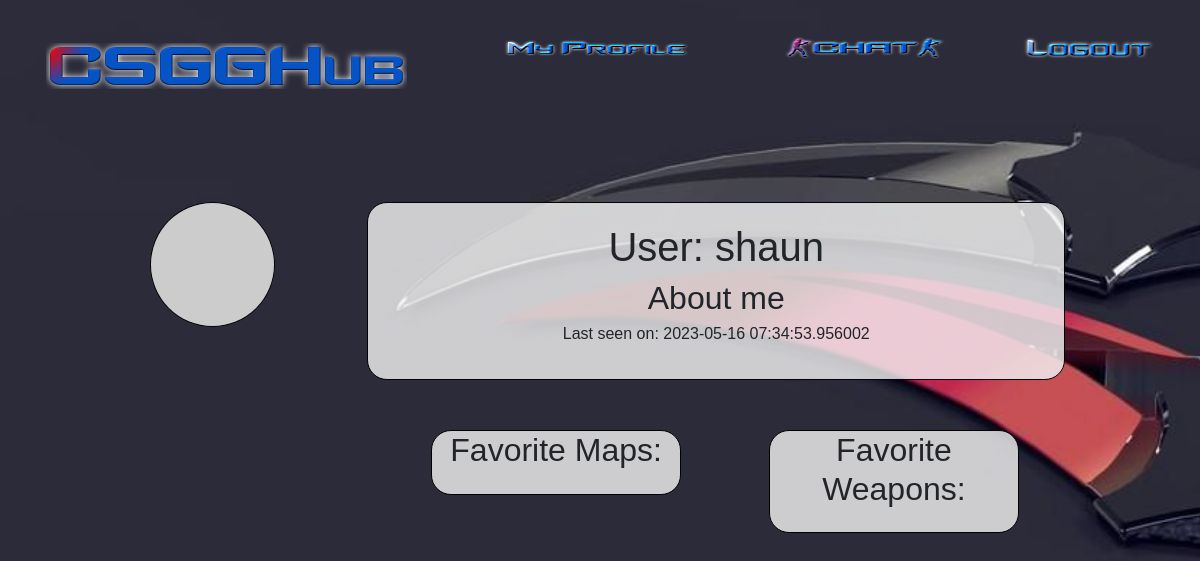
Page /profile/shaun (signed in) on the earlier database version.
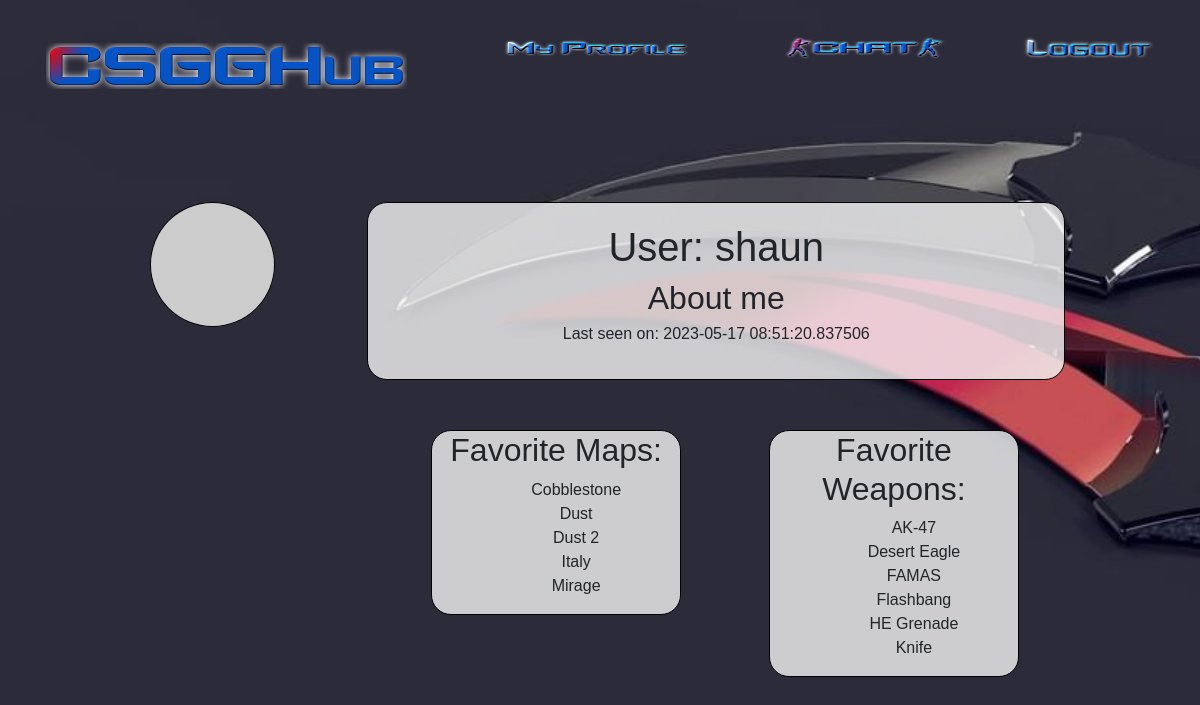
Same page on the later database version.
### app/models.py (models this page shows, shortened)
class User(UserMixin, db.Model):
    id = db.Column(db.Integer, primary_key=True)
    username = db.Column(db.String(64), index=True, unique=True)
    email = db.Column(db.String(120), index=True, unique=True)
    password_hash = db.Column(db.String(128))
    rank_id = db.Column(db.Integer, db.ForeignKey('rank.id'))
    private = db.Column(db.Boolean, default=False)
    chat = db.relationship('Chat', backref='author', lazy='dynamic')
    created_rooms = db.relationship('ChatRoom', backref='creator', lazy='dynamic')
    fav_weapons = db.relationship('FavWeapon', backref='user', lazy='dynamic')
    fav_maps = db.relationship('FavMap', backref='user', lazy='dynamic')
    about_me = db.Column(db.String(300))
    last_seen = db.Column(db.DateTime, default=datetime.utcnow)
    def avatar(self, size):
        digest = md5(self.email.lower().encode('utf-8')).hexdigest()
        return 'https://www.gravatar.com/avatar/{}?d=identicon&s={}'.format(
            digest, size)

class FavMap(db.Model):
    id = db.Column(db.Integer, primary_key=True)
    user_id = db.Column(db.Integer, db.ForeignKey('user.id'))
    map_id = db.Column(db.Integer, db.ForeignKey('map.id'))

class Map(db.Model):
    id = db.Column(db.Integer, primary_key=True)
    map_name = db.Column(db.String(64), unique=True)
    map_about = db.Column(db.String(500))
    users = db.relationship('FavMap', backref='map', lazy='dynamic')

class FavWeapon(db.Model):
    id = db.Column(db.Integer, primary_key=True)
    user_id = db.Column(db.Integer, db.ForeignKey('user.id'))
    weapon_id = db.Column(db.Integer, db.ForeignKey('weapon.id'))

class Weapon(db.Model):
    id = db.Column(db.Integer, primary_key=True)
    weapon_name = db.Column(db.String(64), unique=True)
    category = db.Column(db.String(64))
    description = db.Column(db.String(500))
    users = db.relationship('FavWeapon', backref='weapon', lazy='dynamic')

### app/routes.py (the view)
@app.route('/profile/<username>')
@login_required
def profile(username):
    user=User.query.filter_by(username=current_user.username).first_or_404()
    if (current_user.username !=username):
        anotherUser=User.query.filter_by(username=username).first_or_404()
        if anotherUser.private:
            flash(f"User '{username}' has set their profile to private. You have been redirected to your profile")
        else:
            return render_template("profile.html", title='My Profile', user=anotherUser)
    return render_template("profile.html", title='My Profile', user=user)

### app/models.py (called while the page is built)
@login.user_loader
def load_user(id):
    return User.query.get(int(id))

### app/routes.py (called while the page is built)
@app.before_request
def before_request():
    if current_user.is_authenticated:
        current_user.last_seen = datetime.utcnow()
        db.session.commit()

### app/templates/profile.html (shortened to what this page needs)
{% extends "base.html" %}
{% block content %}
    <div class="profileBox col-11">
        <div class="row">
            <div class="col-2">
                <img class= "profileImage" src="{{ user.avatar(128) }}" alt="profileImage">
            </div>
            <div class="profileInfo offset-1 col-9">
                <h1>User:  {{user.username }}</h1>
                <h2>About me</h2>
                {% if user.last_seen %}
                    <p>Last seen on: {{ user.last_seen }}</p>
                {% endif %}
            </div>
        </div>
    </div>
    <div class="playerFavs col-10">
        <div class="gunsAndMaps offset-3 col-3">
            <h2>Favorite Maps:</h2>
            <div class="test">
            {% if user.fav_maps %}
                <ul >
                    {% for fav_map in user.fav_maps %}
                        <li>{{ fav_map.map.map_name }}</li>
                    {% endfor %}
                </ul>
            {% endif %}
            </div>
        </div>
        <div class="gunsAndMaps offset-1 col-3">
            <h2>Favorite Weapons:</h2>
            <div class="test">
                {% if user.fav_weapons %}
                <ul >
                    {% for fav_weapon in user.fav_weapons %}
                        <li>{{ fav_weapon.weapon.weapon_name }}</li>
                    {% endfor %}
                </ul>
                {% endif %}
            </div>
        </div>
    </div>
{% endblock %}

### app/templates/base.html (shortened to what this page needs)
<!DOCTYPE html>
<html lang="en">
<head>
    <link rel="stylesheet" href="https://cdn.jsdelivr.net/npm/bootstrap@4.3.1/dist/css/bootstrap.min.css">
    <link rel="stylesheet" href="../static/style.css">
</head>
<body>
    <div>
        <header>
            <nav class="navbar navbar-expand-sm  navigation ">
                {% if current_user.is_anonymous %}
                <a class="navbar-brand" href="{{ url_for('homePage') }}"><img class="logo" src="../static/LogoNav.png" alt="CSSGLogo"></a>
                {% else %}
                <a class="navbar-brand" href="{{ url_for('homePage') }}"><img class="logo" src="../static/Logo2Nav.png" alt="CSSGLogo"></a>
                {% endif %}
                <div class="collapse navbar-collapse pos" >
                    <ul class="navbar-nav">
                        {% if current_user.is_anonymous %}
                        <!-- <li >
                            <a class="col-6"  href="{{ url_for('homePage') }}"><img  src="../static/WelcomeNav.png" alt="Welcome"></span></a>
                        </li> -->
                        <li >
                            <a class="col-6 "  href="{{ url_for('login') }}"><img class="navicons" src="../static/LoginNav.png" alt="Login"></a>
                        </li>
                        <li>
                            <a class="col-6" href="{{ url_for('register') }}"><img class="navicons" src="../static/RegisterNav.png" alt="Register"></a>
                        </li>
                        {% else %}
                        <li>
                            <a class="col-6" href="{{ url_for('profile', username=current_user.username) }}"><img class="navicons" src="../static/ProfileNav.png" alt="My Profile"></a>
                        </li>
                        <li>
                            <a class="col-6" href="{{ url_for('chat') }}"><img class="navicons" src="../static/ChatNav.png" alt="Chat"></a>
                        </li>
                        <li>
                            <a class="col-6" href="{{ url_for('logout') }}"><img class="navicons" src="../static/LogoutNav.png" alt="Logout"></a>
                        </li>
                        {% endif %}
                    </ul>
                </div>
                </nav>
        </header>
    </div>
    {% block content%}
    {% endblock %}
</body>
</html>

### app/static/style.css (style rules this page uses)
.navigation { margin-top: 30px; margin-left: 30px; }
* { font-family: Arial, Helvetica, sans-serif; }
body { background-color: rgb(2, 0, 36); background-color: linear-gradient(90deg, rgba(2, 0, 36, 1) 0%, rgba(9, 9, 121, 1) 35%, rgba(0, 212, 255, 1) 100%); }
.logo { width: 50%; }
.navicons { width: 70%; height: 60%; }
.pos { position: absolute; top: 5px; right: 0; }
.profileBox { height: auto; margin: auto; padding: 0 100px; padding-top: 100px; }
.profileImage { border: solid 1px black; width: 100%; border-radius: 100%; margin-bottom: 10px; }
.profileInfo { border: solid 1px black; background-color: rgba(245, 245, 245,0.8); border-radius: 20px; padding: 20px; font: 1em arial,sans-serif; }
.profileBox>div { text-align: center; }
.playerFavs { margin: auto; padding: 0; text-align: center; }
.gunsAndMaps { background-color: rgba(245, 245, 245,0.8); border: solid 1px black; display: inline-block; vertical-align: top; border-radius: 20px; }
.test ul { max-height: 200px; overflow: auto; text-align: center; list-style: none; }

### app/templates/profile.html (style rules this page uses)
body { background: url('/static/ProfileBg.jpg'), radial-gradient(rgb(50, 22, 175) 0%, rgb(0, 0, 0) 100%); background-repeat: no-repeat; background-size:auto; }

Differences in the rows shown:
changed User "shaun": last_seen "2023-05-16 07:34:53.956002" → "2023-05-17 08:51:20.837506"
added FavMap: map.map_name "Cobblestone"
added FavMap: map.map_name "Dust"
added FavMap: map.map_name "Dust 2"
added FavMap: map.map_name "Italy"
added FavMap: map.map_name "Mirage"
added FavWeapon: weapon.weapon_name "AK-47"
added FavWeapon: weapon.weapon_name "Desert Eagle"
added FavWeapon: weapon.weapon_name "FAMAS"
added FavWeapon: weapon.weapon_name "Flashbang"
added FavWeapon: weapon.weapon_name "HE Grenade"
added FavWeapon: weapon.weapon_name "Knife"
